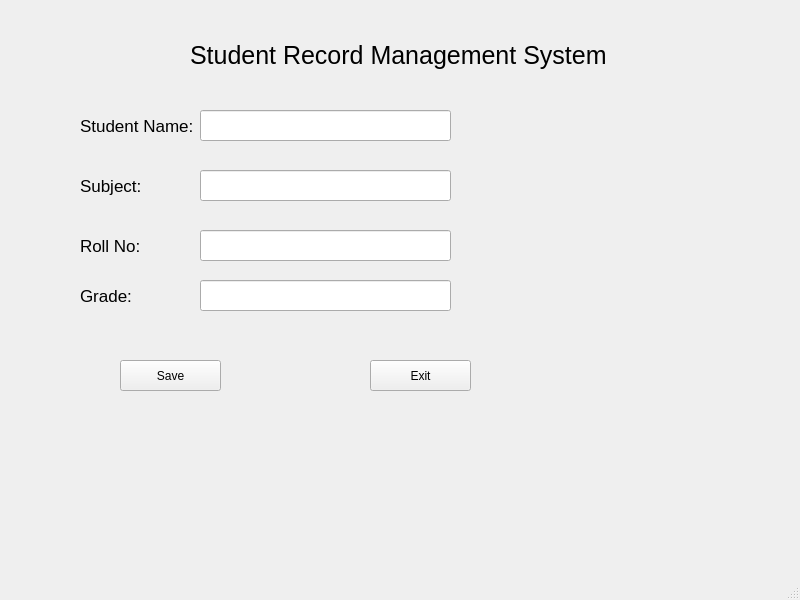
<?xml version="1.0" encoding="UTF-8"?>
<ui version="4.0">
 <class>MainWindow</class>
 <widget class="QMainWindow" name="MainWindow">
  <property name="geometry">
   <rect>
    <x>0</x>
    <y>0</y>
    <width>800</width>
    <height>600</height>
   </rect>
  </property>
  <property name="windowTitle">
   <string>MainWindow</string>
  </property>
  <widget class="QWidget" name="centralwidget">
   <widget class="QLabel" name="label">
    <property name="geometry">
     <rect>
      <x>190</x>
      <y>20</y>
      <width>501</width>
      <height>71</height>
     </rect>
    </property>
    <property name="styleSheet">
     <string notr="true">QLabel{
font-size: 25px;
}</string>
    </property>
    <property name="text">
     <string>Student Record Management System</string>
    </property>
   </widget>
   <widget class="QLabel" name="label_2">
    <property name="geometry">
     <rect>
      <x>80</x>
      <y>110</y>
      <width>151</width>
      <height>31</height>
     </rect>
    </property>
    <property name="styleSheet">
     <string notr="true">QLabel{
font-size: 17px;
}</string>
    </property>
    <property name="text">
     <string>Student Name:</string>
    </property>
   </widget>
   <widget class="QLabel" name="label_3">
    <property name="geometry">
     <rect>
      <x>80</x>
      <y>170</y>
      <width>151</width>
      <height>31</height>
     </rect>
    </property>
    <property name="styleSheet">
     <string notr="true">QLabel{
font-size: 17px;
}</string>
    </property>
    <property name="text">
     <string>Subject:</string>
    </property>
   </widget>
   <widget class="QLabel" name="label_4">
    <property name="geometry">
     <rect>
      <x>80</x>
      <y>230</y>
      <width>151</width>
      <height>31</height>
     </rect>
    </property>
    <property name="styleSheet">
     <string notr="true">QLabel{
font-size: 17px;
}</string>
    </property>
    <property name="text">
     <string>Roll No:</string>
    </property>
   </widget>
   <widget class="QLabel" name="label_5">
    <property name="geometry">
     <rect>
      <x>80</x>
      <y>280</y>
      <width>151</width>
      <height>31</height>
     </rect>
    </property>
    <property name="styleSheet">
     <string notr="true">QLabel{
font-size: 17px;
}</string>
    </property>
    <property name="text">
     <string>Grade:</string>
    </property>
   </widget>
   <widget class="QLineEdit" name="lineEdit">
    <property name="geometry">
     <rect>
      <x>200</x>
      <y>110</y>
      <width>251</width>
      <height>31</height>
     </rect>
    </property>
    <property name="styleSheet">
     <string notr="true">QLineEdit{
font-size: 17px;
}</string>
    </property>
   </widget>
   <widget class="QLineEdit" name="lineEdit_2">
    <property name="geometry">
     <rect>
      <x>200</x>
      <y>170</y>
      <width>251</width>
      <height>31</height>
     </rect>
    </property>
    <property name="styleSheet">
     <string notr="true">QLineEdit{
font-size: 17px;
}</string>
    </property>
   </widget>
   <widget class="QLineEdit" name="lineEdit_3">
    <property name="geometry">
     <rect>
      <x>200</x>
      <y>230</y>
      <width>251</width>
      <height>31</height>
     </rect>
    </property>
    <property name="styleSheet">
     <string notr="true">QLineEdit{
font-size: 17px;
}</string>
    </property>
   </widget>
   <widget class="QLineEdit" name="lineEdit_4">
    <property name="geometry">
     <rect>
      <x>200</x>
      <y>280</y>
      <width>251</width>
      <height>31</height>
     </rect>
    </property>
    <property name="styleSheet">
     <string notr="true">QLineEdit{
font-size: 17px;
}</string>
    </property>
   </widget>
   <widget class="QPushButton" name="pushButton">
    <property name="geometry">
     <rect>
      <x>120</x>
      <y>360</y>
      <width>101</width>
      <height>31</height>
     </rect>
    </property>
    <property name="text">
     <string>Save</string>
    </property>
   </widget>
   <widget class="QPushButton" name="pushButton_2">
    <property name="geometry">
     <rect>
      <x>370</x>
      <y>360</y>
      <width>101</width>
      <height>31</height>
     </rect>
    </property>
    <property name="text">
     <string>Exit</string>
    </property>
   </widget>
  </widget>
  <widget class="QMenuBar" name="menubar">
   <property name="geometry">
    <rect>
     <x>0</x>
     <y>0</y>
     <width>800</width>
     <height>23</height>
    </rect>
   </property>
  </widget>
  <widget class="QStatusBar" name="statusbar"/>
 </widget>
 <resources/>
 <connections/>
</ui>
